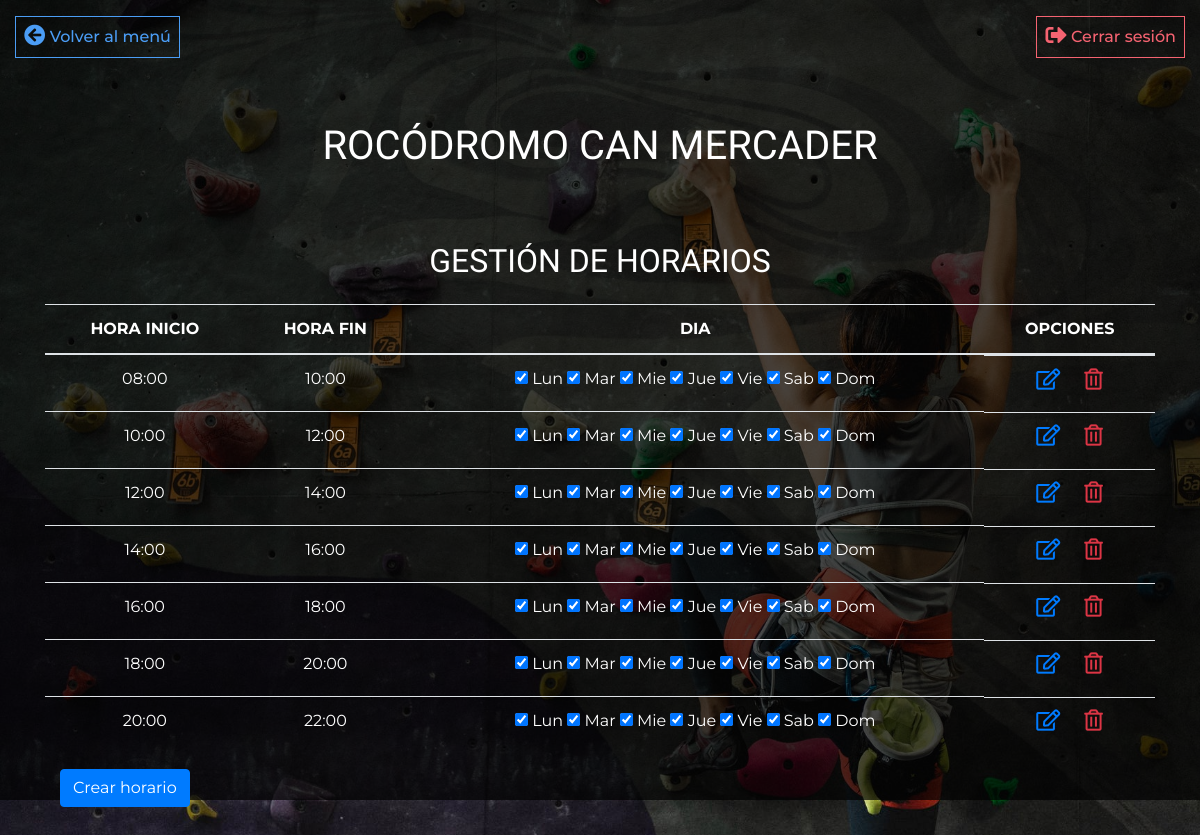
Screenshot of /views/hoursList.php (signed in) with the database file from the repository.
### tables this page shows
CREATE TABLE `hours` (
  `id_hour` int(3) NOT NULL COMMENT 'ID of the time zone',
  `start_hour` varchar(5) NOT NULL COMMENT 'Hour when reservation starts',
  `end_hour` varchar(5) NOT NULL COMMENT 'Hour when reservation finishes',
  `week_day` varchar(7) NOT NULL COMMENT 'Array with active week day ([LMXJVSD] for all week days)',
  `user_modification` int(6) NOT NULL COMMENT 'ID of th user who has done the transaction',
  `timestamp` timestamp NOT NULL DEFAULT current_timestamp() COMMENT 'When the transaction was done'
);

### php/readHours.php (called while the page is built, shortened)
<?php
require "database.php";
try {
    $sql = "SELECT id_hour, start_hour, end_hour, week_day FROM hours ORDER BY start_hour, end_hour";
    $query = $conn->query($sql);
    $hours = $query->fetchAll(PDO::FETCH_OBJ);
} catch(PDOException $e){
    $_SESSION['successFlag'] = "C";
    $queryError = $e->getMessage();
    $_SESSION['message'] = "Se ha detectado un problema a la hora de mostrar las franjas horarias. </br> Descripción del error: " . $queryError ;
} finally {
    $conn = null;
}
?>

### php/checkWeekDay.php (called while the page is built, shortened)
<?php
if (isset($hour)){
    $weekDay = $hour->week_day;
}
$weekDayArray = str_split($weekDay);
for($i = 0; $i < count($weekDayArray) ; $i++) {
    switch ($weekDayArray[$i]) {
        case "L":
            $L = true;
            break;
        case "M":
            $M = true;
            break;
        case "X":
            $X = true;
            break;
        case "J":
            $J = true;
            break;
        case "V":
            $V = true;
            break;
        case "S":
            $S = true;
            break;
        case "D":
            $D = true;
            break;
    }
}
?>

### views/hoursList.php (the view, shortened to what this page needs)
<!DOCTYPE html>
<html lang="es">
<head>
    <link rel="stylesheet" href="https://cdn.jsdelivr.net/npm/bootstrap@4.6.0/dist/css/bootstrap.min.css">
    <link rel="stylesheet" href="https://use.fontawesome.com/releases/v5.15.2/css/all.css">
    <link rel="stylesheet" href="../styles/main.css">
</head>
<body>
  <header>
    <?php include("../php/header.php");?>
  <header>
  <h2>GESTIÓN DE HORARIOS</h2>
  <div class="container">
    <table class="table">
      <thead>
          <tr class="text-center">
            <th>HORA INICIO</th>
            <th>HORA FIN</th>
            <th>DIA</th>
            <th>OPCIONES</th>
          </tr>
      </thead>
      <tbody>
        <?php include("../php/readHours.php");?>
        <?php if(isset($hours)){ foreach($hours as $hour){?>
        <tr class="text-center">
          <td data-label="HORA INICIO:"><?php echo $hour->start_hour?></td>
          <td data-label="HORA FIN:"><?php echo $hour->end_hour?></td>
          <td data-label="DÍA:">
            <?php include("../php/checkWeekDay.php");?>
            <input type="checkbox"readonly onclick="javascript: return false;"  <?php if ($L == true) {?> checked <?php } ?> >
            <label for="monday">Lun</label>
            <input type="checkbox" readonly onclick="javascript: return false;" <?php if ($M == true) {?> checked <?php } ?>>
            <label for="tuesday">Mar</label>
            <input type="checkbox" readonly onclick="javascript: return false;" <?php if ($X == true) {?> checked <?php } ?>>
            <label for="wednesday">Mie</label>
            <input type="checkbox" readonly onclick="javascript: return false;" <?php if ($J == true) {?> checked <?php } ?>>
            <label for="thursday">Jue</label>
            <input type="checkbox" readonly onclick="javascript: return false;" <?php if ($V == true) {?> checked <?php } ?>>
            <label for="friday">Vie</label>
            <input type="checkbox" readonly onclick="javascript: return false;" <?php if ($S == true) {?> checked <?php } ?>>
            <label for="saturday">Sab</label>
            <input type="checkbox" readonly onclick="javascript: return false;" <?php if ($D == true) {?> checked <?php } ?>>
            <label for="sunday">Dom</label>
          </td>
          <td data-label="" class="d-flex justify-content-center">
            <a href="hour.php?Id=<?php echo $hour->id_hour?>&startHour=<?php echo $hour->start_hour?>&endHour=<?php echo $hour->end_hour?>&weekDay=<?php echo $hour->week_day?>">
              <i title="Modificar" class="far fa-edit fa-lg cursorHand text-primary mr-4"></i>
            </a>
            <a href="../php/deletehour.php?Id=<?php echo $hour->id_hour?>&startHour=<?php echo $hour->start_hour?>&endHour=<?php echo $hour->end_hour?>&weekDay=<?php echo $hour->week_day?>">
              <i title="Eliminar" class="far fa-trash-alt fa-lg text-danger "></i>
            </a>
          </td>
        </tr>
        <?php }} ?>
      </tbody>
    </table>
    <div class="row">
      <div class="col-12">
        <a href="hour.php?Id= &startHour=&endHour=&weekDay=" class="btn btn-primary" >Crear horario</a>
      </div>
    </div>
  </div>
</body>
</html>

### styles/main.css (style rules this page uses)
* { font-family: 'Montserrat', sans-serif; color: white; }
body { background-image: url(../assets/img/fondo.jpeg); background-repeat: no-repeat; background-size: cover; background-attachment: fixed; background-position: 0 0; padding-bottom: 4rem; }
body::before { content: ""; position: fixed; width: 100%; height: 100vh; background-color: rgba(0,0,0,0.7); z-index:-1; }
h2 { font-family: 'Lilita One', cursive; padding-bottom: 1rem; text-align: center; }
.cursorHand { cursor: pointer; }
select, select option, input { color: rgb(0,0,0); }
.row { margin-right: 0; margin-left: 0; }

### rows the page displays
hours: start_hour "08:00", end_hour "10:00", week_day "☑"
hours: start_hour "10:00", end_hour "12:00", week_day "☑"
hours: start_hour "12:00", end_hour "14:00", week_day "☑"
hours: start_hour "14:00", end_hour "16:00", week_day "☑"
hours: start_hour "16:00", end_hour "18:00", week_day "☑"
hours: start_hour "18:00", end_hour "20:00", week_day "☑"
hours: start_hour "20:00", end_hour "22:00", week_day "☑"
